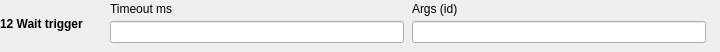
  <widget class="caFrame" name="editActionFrame12">
   <property name="geometry"><rect><x>180</x><y>578</y><width>720</width><height>52</height></rect></property>
   <property name="visibility"><enum>caFrame::Calc</enum></property>
   <property name="visibilityCalc"><string notr="true">A==12</string></property>
   <property name="channel" stdset="0"><string notr="true">$(SEQ_PFX)Edit-Action</string></property>
   <widget class="caLabel" name="editActionName12">
    <property name="geometry"><rect><x>0</x><y>2</y><width>105</width><height>43</height></rect></property>
    <property name="font"><font><bold>true</bold></font></property>
    <property name="wordWrap"><bool>true</bool></property>
    <property name="text"><string>12 Wait trigger</string></property>
   </widget>
   <widget class="caLabel" name="editTimeoutMsLabelA12_0"><property name="geometry"><rect><x>110</x><y>0</y><width>294</width><height>18</height></rect></property><property name="text"><string>Timeout ms</string></property></widget>
   <widget class="caTextEntry" name="editTimeoutMsA12_0"><property name="geometry"><rect><x>110</x><y>21</y><width>294</width><height>22</height></rect></property><property name="channel" stdset="0"><string notr="true">$(SEQ_PFX)Edit-TimeoutMs</string></property></widget>
   <widget class="caLabel" name="editArgsLabelA12_1"><property name="geometry"><rect><x>412</x><y>0</y><width>294</width><height>18</height></rect></property><property name="text"><string>Args (id)</string></property></widget>
   <widget class="caTextEntry" name="editArgsA12_1"><property name="geometry"><rect><x>412</x><y>21</y><width>294</width><height>22</height></rect></property><property name="channel" stdset="0"><string notr="true">$(SEQ_PFX)Edit-Args</string></property><property name="formatType"><enum>caLineEdit::string</enum></property></widget>
  </widget>
